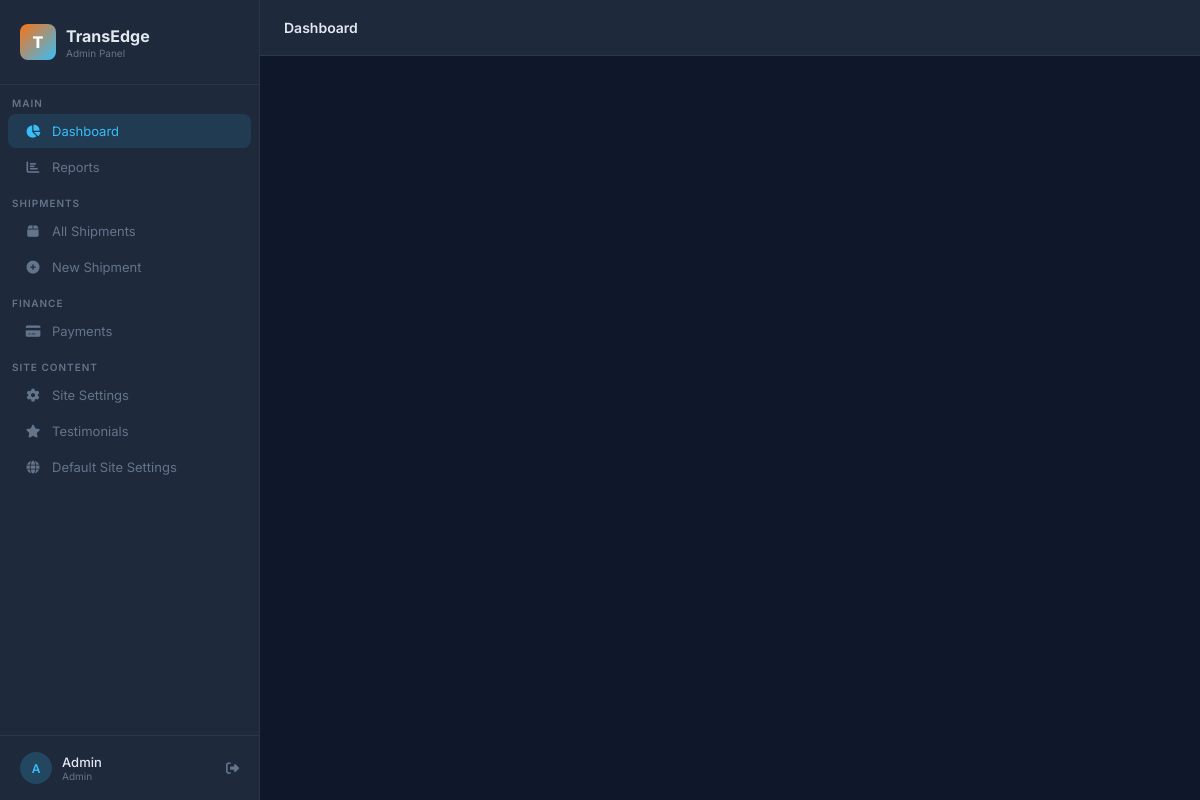
/shipping/admin-portal/ (signed in), run on the app's committed database.
### Business/models.py (models this page shows, shortened)
class User(AbstractBaseUser, PermissionsMixin):
    class Role(models.TextChoices):
        ADMIN     = "admin",     "Admin"
        STAFF     = "staff",     "Staff"
        SUB_ADMIN = "sub_admin", "Sub Admin"
    id          = models.UUIDField(primary_key=True, default=uuid.uuid4, editable=False)
    email       = models.EmailField(unique=True)
    full_name   = models.CharField(max_length=255)
    phone       = models.CharField(max_length=20, blank=True)
    role        = models.CharField(max_length=10, choices=Role.choices, default=Role.STAFF)
    is_active   = models.BooleanField(default=True)
    is_staff    = models.BooleanField(default=False)
    date_joined = models.DateTimeField(default=timezone.now)
    groups = models.ManyToManyField(
        'auth.Group',
        related_name='business_user_set',
        blank=True,
    )
    user_permissions = models.ManyToManyField(
        'auth.Permission',
        related_name='business_user_set',
        blank=True,
    )
    objects = UserManager()
    USERNAME_FIELD  = "email"
    REQUIRED_FIELDS = ["full_name"]

### Business/views.py (the view)
    def wrapper(request, *args, **kwargs):
        if not request.user.is_authenticated:
            return redirect("admin-login")
        if request.user.role not in (User.Role.ADMIN, User.Role.STAFF):
            messages.error(request, "Access denied.")
            return redirect("admin-login")
        return view_func(request, *args, **kwargs)

### Business/context_processors.py (called while the page is built, shortened)
def unread_notifications(request):
    user = getattr(request, "user", None)
    if not user or not user.is_authenticated or user.role != User.Role.SUB_ADMIN:
        return {"unread_notifications": 0}

def branding(request):
    ref = request.session.get("active_referral_code")
    profile = SubAdminProfile.objects.filter(referral_code=ref).first() if ref else None
    settings_ctx = (
        SubAdminSiteSettings.for_user(profile.user) if profile
        else default_settings_context()
    )
    return {
        "settings": settings_ctx,
        "profile": profile,
        "testimonials": Testimonial.objects.filter(is_active=True).order_by("sort_order"),
        "gallery_images": BrandGalleryImage.objects.filter(is_active=True).order_by("sort_order"),
    }

### Business/views.py (called while the page is built)
def admin_required(view_func):
    def wrapper(request, *args, **kwargs):
        if not request.user.is_authenticated:
            return redirect("admin-login")
        if request.user.role not in (User.Role.ADMIN, User.Role.STAFF):
            messages.error(request, "Access denied.")
            return redirect("admin-login")
        return view_func(request, *args, **kwargs)
    wrapper.__name__ = view_func.__name__
    return wrapper

### Business/templates/admin/dashboard.html (shortened to what this page needs)
<!DOCTYPE html>
<html lang="en">
<head>
  <link rel="stylesheet" href="https://cdnjs.cloudflare.com/ajax/libs/font-awesome/6.5.0/css/all.min.css"/>
</head>
<body>
<aside class="sidebar" id="sidebar">
  <div class="sidebar-brand">
    <div class="brand-icon">T</div>
    <div>
      <div class="brand-name">TransEdge</div>
      <div class="brand-sub">Admin Panel</div>
    </div>
  </div>
  <div class="nav-group">Main</div>
  <a href="{% url 'admin-dashboard' %}" class="nav-item {% if request.resolver_match.url_name == 'admin-dashboard' %}active{% endif %}">
    <i class="fas fa-chart-pie"></i> Dashboard
  </a>
  <a href="{% url 'reports' %}" class="nav-item {% if request.resolver_match.url_name == 'reports' %}active{% endif %}">
    <i class="fas fa-chart-bar"></i> Reports
  </a>
  <div class="nav-group">Shipments</div>
  <a href="{% url 'shipment-list' %}" class="nav-item {% if 'shipment' in request.resolver_match.url_name %}active{% endif %}">
    <i class="fas fa-box"></i> All Shipments
  </a>
  <a href="{% url 'shipment-create' %}" class="nav-item">
    <i class="fas fa-plus-circle"></i> New Shipment
  </a>
  <div class="nav-group">Finance</div>
  <a href="{% url 'payment-list' %}" class="nav-item {% if 'payment' in request.resolver_match.url_name %}active{% endif %}">
    <i class="fas fa-credit-card"></i> Payments
  </a>
  <div class="nav-group">Site Content</div>
  <a href="{% url 'admin-site-settings' %}" class="nav-item {% if 'site-settings' in request.resolver_match.url_name %}active{% endif %}">
    <i class="fas fa-cog"></i> Site Settings
  </a>
  <a href="{% url 'admin-testimonials' %}" class="nav-item {% if 'testimonial' in request.resolver_match.url_name %}active{% endif %}">
    <i class="fas fa-star"></i> Testimonials
  </a>
  <a href="{% url 'admin-default-site-settings' %}" class="nav-item">
  <i class="fas fa-globe"></i> Default Site Settings
</a>
  <div class="sidebar-footer">
    <div class="avatar">{{ request.user.full_name|slice:":1"|upper }}</div>
    <div>
      <div class="user-name">{{ request.user.full_name|truncatechars:16 }}</div>
      <div class="user-role">{{ request.user.get_role_display }}</div>
    </div>
    <a href="{% url 'admin-logout' %}" class="logout-link" title="Logout"><i class="fas fa-sign-out-alt"></i></a>
  </div>
</aside>
<div class="main">
  <header class="topbar">
    <div>
      <div class="topbar-title">{% block page_title %}Dashboard{% endblock %}</div>
    </div>
  </header>
  <main class="content">
  </main>
</div>
</body>
</html>

### Business/templates/admin/dashboard.html (style rules this page uses)
*,*::before,*::after { box-sizing:border-box;margin:0;padding:0 }
:root { --bg:#0f172a;--bg2:#1e293b;--bg3:#273549; --border:rgba(255,255,255,0.06); --accent:#38bdf8;--accent2:#22d3ee; --green:#22c55e;--red:#ef4444;--yellow:#f59e0b;--orange:#f97316; --text:#e2e8f0;--muted:#64748b; --sidebar:260px; --font:'Inter',sans-serif; }
body { font-family:var(--font);background:var(--bg);color:var(--text);min-height:100vh;display:flex }
.sidebar { width:var(--sidebar);background:var(--bg2);border-right:1px solid var(--border);display:flex;flex-direction:column;position:fixed;top:0;left:0;bottom:0;z-index:100;transition:transform .3s }
.sidebar-brand { padding:1.5rem 1.25rem;border-bottom:1px solid var(--border);display:flex;align-items:center;gap:10px }
.brand-icon { width:36px;height:36px;background:linear-gradient(135deg,var(--orange),var(--accent));border-radius:8px;display:flex;align-items:center;justify-content:center;font-size:16px;font-weight:800;color:#fff }
.brand-name { font-size:16px;font-weight:700;color:var(--text) }
.brand-sub { font-size:10px;color:var(--muted);margin-top:1px }
.nav-group { padding:.75rem .75rem .25rem;font-size:10px;font-weight:600;letter-spacing:.1em;text-transform:uppercase;color:var(--muted) }
.nav-item { display:flex;align-items:center;gap:10px;padding:9px 1rem;margin:1px .5rem;border-radius:8px;font-size:13px;color:var(--muted);text-decoration:none;transition:all .15s;position:relative }
.nav-item.active { background:rgba(56,189,248,.12);color:var(--accent) }
.nav-item i { width:18px;text-align:center;font-size:13px }
.sidebar-footer { margin-top:auto;padding:1rem 1.25rem;border-top:1px solid var(--border);display:flex;align-items:center;gap:10px }
.avatar { width:32px;height:32px;border-radius:50%;background:rgba(56,189,248,.2);display:flex;align-items:center;justify-content:center;font-size:12px;font-weight:600;color:var(--accent);flex-shrink:0 }
.user-name { font-size:13px;font-weight:500 }
.user-role { font-size:10px;color:var(--muted) }
.logout-link { margin-left:auto;color:var(--muted);font-size:13px;text-decoration:none;transition:color .15s }
.main { margin-left:var(--sidebar);flex:1;display:flex;flex-direction:column;min-height:100vh }
.topbar { height:56px;background:var(--bg2);border-bottom:1px solid var(--border);display:flex;align-items:center;padding:0 1.5rem;gap:12px;position:sticky;top:0;z-index:50 }
.topbar-title { font-size:14px;font-weight:600 }
.content { padding:1.5rem;flex:1 }

### data on the page
User: user.full_name "A", user.full_name "Admin", user.role "Admin"
